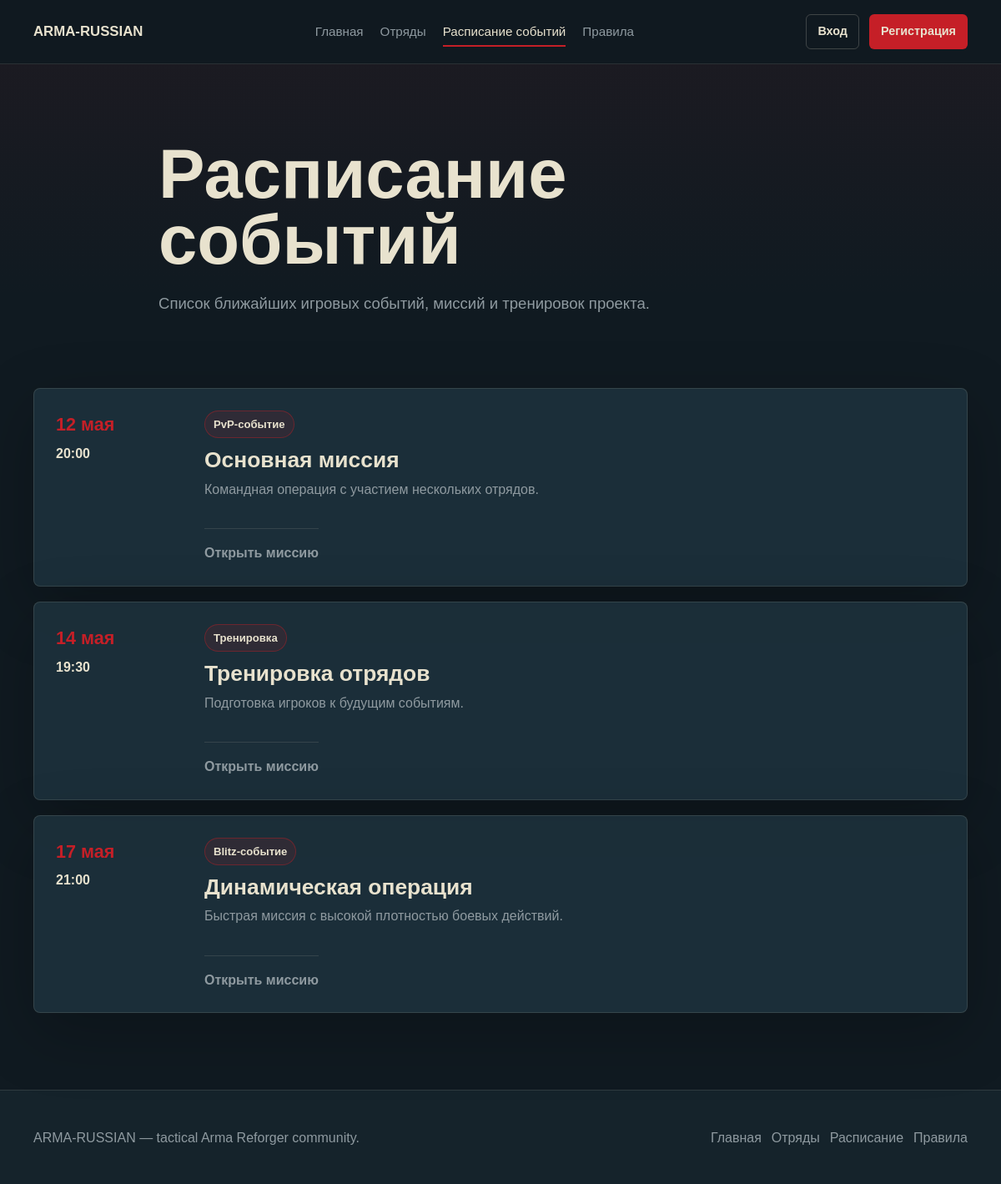
Screenshot of /events/ with the database file from the repository.
### main/models.py (models this page shows, shortened)
class Event(models.Model):
    title = models.CharField('Название события', max_length=160)
    slug = models.SlugField('URL', max_length=180, unique=True, allow_unicode=True)
    date_label = models.CharField('Дата', max_length=60)
    time_label = models.CharField('Время', max_length=40)
    starts_at_unix = models.PositiveBigIntegerField(
        'Unix время события',
        null=True,
        blank=True,
        help_text='Unix timestamp в секундах. На сайте дата и время будут показаны в часовом поясе пользователя.',
    )
    event_type = models.CharField('Тип события', max_length=80)
    short_description = models.TextField('Краткое описание')
    mission_description = models.TextField('Описание миссии')
    server_name = models.CharField('Название сервера', max_length=160)
    server_ip = models.GenericIPAddressField('IP сервера')
    server_port = models.PositiveIntegerField('Порт сервера')
    server_password = models.CharField('Пароль сервера', max_length=120, blank=True)
    password_visible_to_squads = models.BooleanField('Пароль виден отрядам', default=True)
    password_visible_to_solo = models.BooleanField('Пароль виден одиночным игрокам', default=False)
    max_solo_players = models.PositiveIntegerField('Слотов для одиночных игроков', default=20)
    solo_registration_open = models.BooleanField('Запись одиночных игроков открыта', default=False)
    squad_slotting_open = models.BooleanField('Слоттинг отрядов открыт', default=False)
    created_at = models.DateTimeField('Дата создания', auto_now_add=True)
    class Meta:
        ordering = ['created_at']
        verbose_name = 'Событие'
        verbose_name_plural = 'События'

### main/views.py (the view)
# urls.py: path('events/', views.events, name='events'),
def events(request):
    ensure_default_events()
    return render(request, 'main/events.html', {'events': Event.objects.all(), 'active_page': 'events'})

### main/views.py (called while the page is built)
def ensure_default_events():
    for event_data in DEFAULT_EVENTS:
        event, _ = Event.objects.get_or_create(slug=event_data['slug'], defaults=event_data)
        if not event.slot_departments.exists():
            for department_data in DEFAULT_SLOT_DEPARTMENTS:
                EventSlotDepartment.objects.create(event=event, **department_data)

### templates/main/events.html (shortened to what this page needs)
{% extends 'base.html' %}
{% block content %}
<section class="section page-hero">
    <div class="container narrow">
        <h1>Расписание событий</h1>
        <p class="lead">Список ближайших игровых событий, миссий и тренировок проекта.</p>
    </div>
</section>
<section class="section section-tight">
    <div class="container event-list">
        {% for event in events %}
            <a class="event-card card event-link-card" href="{% url 'event_detail' event.slug %}">
                <div class="event-date" data-event-time="{{ event.starts_at_unix|default:'' }}">
                    <strong data-event-date>{{ event.date_label }}</strong>
                    <span data-event-clock>{{ event.time_label }}</span>
                </div>
                <div class="event-body">
                    <span class="badge">{{ event.event_type }}</span>
                    <h2>{{ event.title }}</h2>
                    <p>{{ event.short_description }}</p>
                    <span class="card-action">Открыть миссию</span>
                </div>
            </a>
        {% endfor %}
    </div>
</section>
{% endblock %}

### static/main/css/styles.css (style rules this page uses)
:root { --bg: #101A21; --bg-soft: #15232B; --card: #1F3540; --text: #E8E2CE; --muted: #8F9AA0; --accent: #C51F27; --accent-dark: #9F171F; --border: rgba(232, 226, 206, 0.12); --border-strong: rgba(232, 226, 206, 0.22); --shadow: 0 24px 80px rgba(0, 0, 0, 0.24); }
* { box-sizing: border-box; }
html { scroll-behavior: smooth; }
body { margin: 0; min-height: 100vh; background: linear-gradient(180deg, rgba(197, 31, 39, 0.08), transparent 360px), var(--bg); color: var(--text); font-family: Arial, Helvetica, sans-serif; line-height: 1.6; }
a { color: inherit; text-decoration: none; }
.container { width: min(1120px, calc(100% - 40px)); margin: 0 auto; }
.narrow { max-width: 820px; }
.section { padding: 92px 0; }
.section-tight { padding-top: 20px; }
h1, h2, h3, p { margin-top: 0; }
h1 { margin-bottom: 22px; font-size: clamp(3rem, 8vw, 6.9rem); line-height: 0.95; letter-spacing: 0; }
h2 { margin-bottom: 18px; font-size: clamp(1.8rem, 4vw, 3rem); line-height: 1.08; letter-spacing: 0; }
.hero-subtitle, .lead { color: var(--muted); font-size: 1.16rem; max-width: 740px; }
.hero-panel, .card, .form-card { border: 1px solid var(--border); border-radius: 8px; background: rgba(31, 53, 64, 0.78); box-shadow: var(--shadow); }
.card { padding: 26px; transition: border-color 180ms ease, transform 180ms ease, background 180ms ease; }
.card p { color: var(--muted); }
.card-action { display: inline-flex; margin-top: 18px; padding-top: 16px; border-top: 1px solid var(--border); color: var(--muted); font-weight: 700; transition: color 180ms ease; }
.page-hero { padding-bottom: 48px; }
.page-hero h1 { font-size: clamp(2.5rem, 7vw, 5.2rem); }
.badge { display: inline-flex; align-items: center; min-height: 28px; padding: 5px 10px; border: 1px solid rgba(197, 31, 39, 0.4); border-radius: 999px; background: rgba(197, 31, 39, 0.12); color: var(--text); font-size: 0.82rem; font-weight: 700; white-space: nowrap; }
.event-list { display: grid; gap: 18px; }
.event-card { display: grid; grid-template-columns: 150px 1fr; gap: 28px; align-items: start; }
.event-link-card { cursor: pointer; }
.event-date { display: grid; gap: 4px; color: var(--accent); }
.event-date strong { font-size: 1.35rem; }
.event-date span { color: var(--text); font-weight: 700; }
.event-body h2 { margin: 12px 0 8px; font-size: 1.65rem; }

### rows the page displays
Event: date_label "12 мая", time_label "20:00", event_type "PvP-событие", title "Основная миссия", short_description "Командная операция с участием нескольких отрядов."
Event: date_label "14 мая", time_label "19:30", event_type "Тренировка", title "Тренировка отрядов", short_description "Подготовка игроков к будущим событиям."
Event: date_label "17 мая", time_label "21:00", event_type "Blitz-событие", title "Динамическая операция", short_description "Быстрая миссия с высокой плотностью боевых действий."
